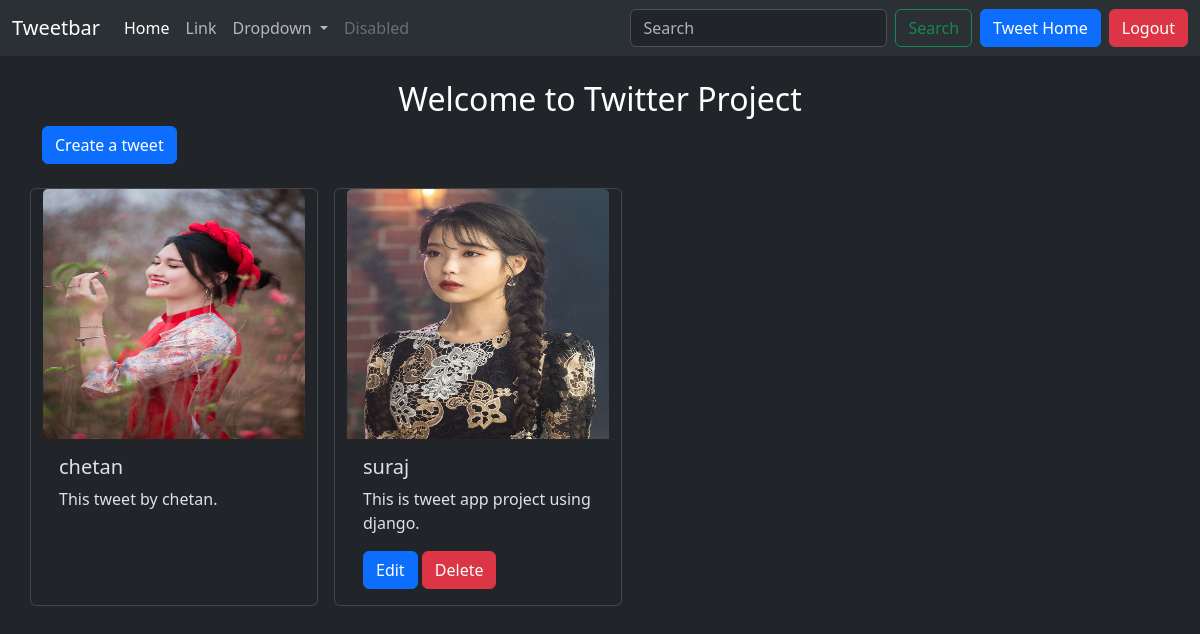
The app's page / (signed in) with its own data.
### tweet/models.py (models this page shows)
class Tweet(models.Model):
    user= models.ForeignKey(User, on_delete=models.CASCADE)
    text= models.TextField(max_length=240)
    photo= models.ImageField(upload_to='photos/', blank=True, null=True)
    created_at= models.DateTimeField(auto_now_add=True)
    updated_at= models.DateTimeField(auto_now=True)

### tweet/views.py (the view)
# urls.py: path('', views.tweet_list, name='tweet_list'),
def tweet_list(request):
    tweets= Tweet.objects.all().order_by('-created_at')
    return render(request, 'tweet_list.html', {'tweets': tweets})

### tweet/templates/tweet_list.html (shortened to what this page needs)
{% extends "layout.html" %}
{% block content %}
<h2 class= 'text-white text-center mt-4'>Welcome to Twitter Project</h2>
<a class='btn btn-primary mb-4' href="{% url 'tweet_create' %}">Create a tweet</a>
<div class="conatiner row gap-3">
    {% for tweet in tweets %}
    <div class="card" style="width: 18rem;">
        <img src="{{tweet.photo.url}}" class="card-img-top" alt="..." width="400" height="250">
        <div class="card-body">
          <h5 class="card-title">{{tweet.user.username}}</h5>
          <p class="card-text">{{tweet.text}}</p>
          {% if tweet.user == user %}
          <a href="{% url 'tweet_edit' tweet.id %}" class="btn btn-primary">Edit</a>
          <a href="{% url 'tweet_delete' tweet.id %}" class="btn btn-danger">Delete</a>
          {% endif %}
        </div>
      </div>
    {% endfor %}
</div>
{% endblock %}

### records on screen
Tweet: photo (picture), user.username "chetan", text "This tweet by chetan."
Tweet: photo (picture), user.username "suraj", text "This is tweet app project using django.", shows "Edit"
